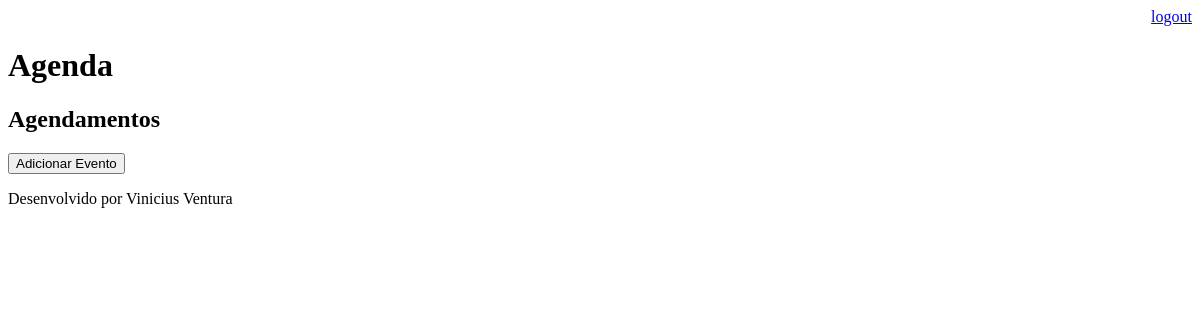
Page /agenda/ (signed in) on the earlier database version.
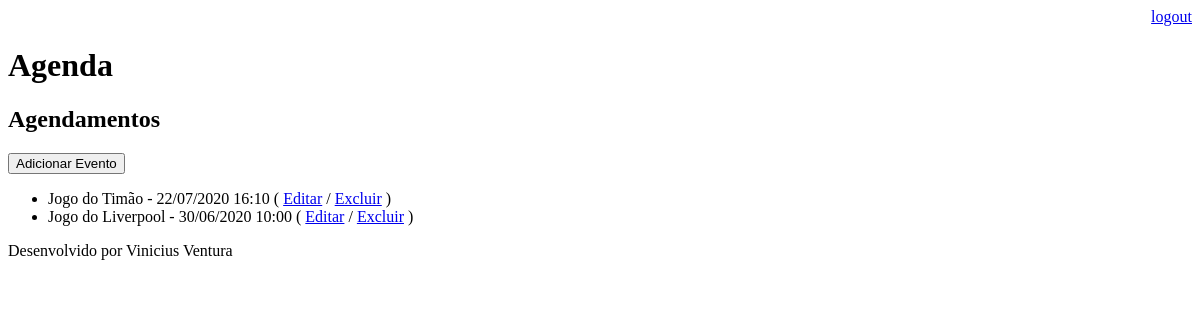
Same page on the later database version.
### core/models.py (models this page shows, shortened)
class Evento(models.Model):
    titulo = models.CharField(max_length=100)
    descricao = models.TextField(blank=True, null=True)
    data_evento = models.DateTimeField(verbose_name='Data do Evento')
    data_criacao = models.DateTimeField(auto_now=True)
    usuario = models.ForeignKey(User, on_delete=models.CASCADE)
    class Meta:
        db_table = 'evento'
    def get_data_evento(self):
        return self.data_evento.strftime('%d/%m/%Y %H:%M')
    def get_evento_atrasado(self):
        if self.data_evento < datetime.now():
            return True
        else:
            return False

### core/views.py (the view)
# urls.py: path('agenda/', views.lista_evento),
@login_required(login_url='/login/')
def lista_evento(request):
    usuario = request.user
    data_atual = datetime.now() - timedelta(hours=1)
    evento = Evento.objects.filter(usuario=usuario,
                                   data_evento__gt=data_atual)
    dados = {'eventos':evento}
    return render(request, 'agenda.html', dados)

### templates/agenda.html
{% extends "model-page.html" %}
{% block content %}
    <h2>Agendamentos</h2>
    <a href="evento/">
        <button type="button">Adicionar Evento</button>
    </a>
    <ul>
    {% for evento in eventos %}
        <li>
            <div style={% if evento.get_evento_atrasado %} "color:red" {% endif %}>
                {{evento.titulo}} - {{evento.get_data_evento}}
                ( <a href="evento/?id={{evento.id}}">Editar</a> / <a href="evento/delete/{{evento.id}}/">Excluir</a> )
            </div>
        </li>
    {% endfor %}
    </ul>
{% endblock %}

### templates/model-page.html
<!DOCTYPE html>
<html lang="en">
<head>
    {% include "model-header.html" %}
</head>
<body>
    {% block content %} {% endblock %}
    {% include "model-footer.html" %}
</body>
</html>

### templates/model-header.html (shortened to what this page needs)
    <div align="right">
        <a href="/logout">logout</a>
    </div>
    <h1>Agenda</h1>

### templates/model-footer.html
<p>Desenvolvido por Vinicius Ventura</p>

Differences in the rows shown:
added Evento: titulo "Jogo do Timão", get_data_evento "22/07/2020 16:10"
added Evento: titulo "Jogo do Liverpool", get_data_evento "30/06/2020 10:00"
